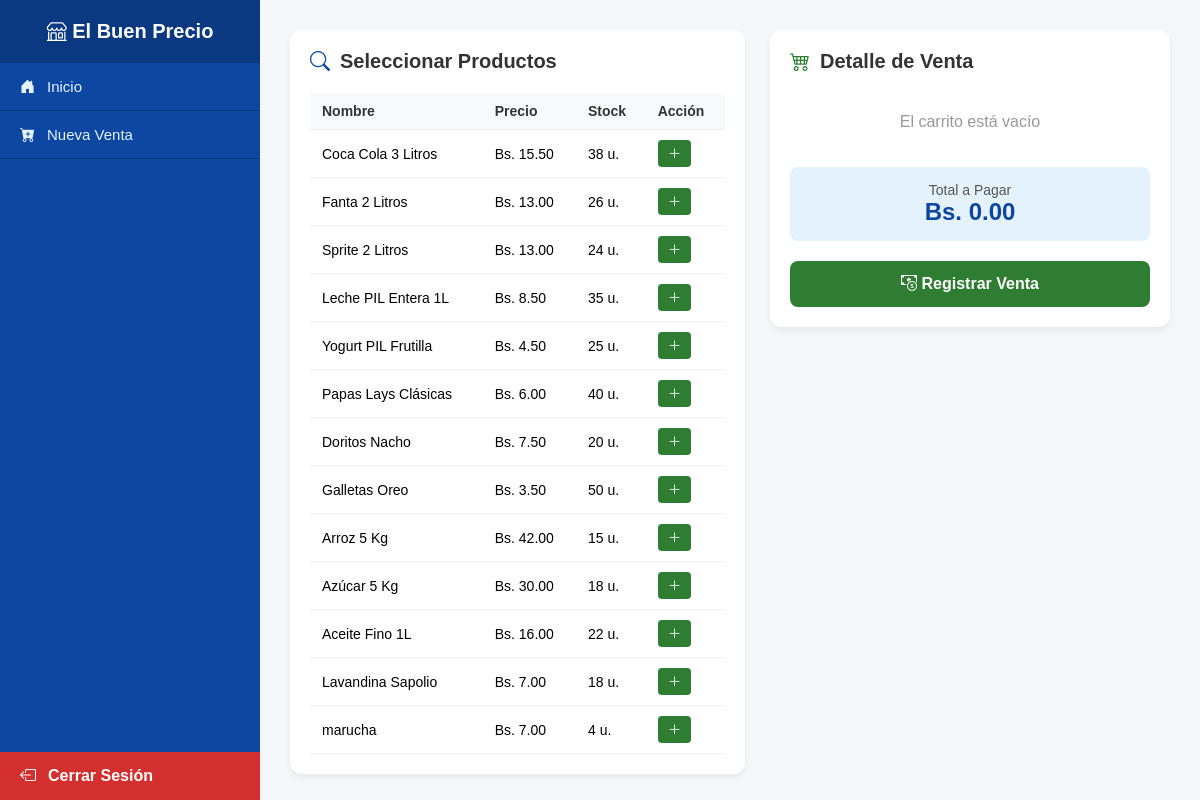
/modulos/ventas/nueva_venta.php (signed in), run on the app's committed database.
### tables this page shows
CREATE TABLE `producto` (
  `id_producto` int NOT NULL AUTO_INCREMENT,
  `id_categoria` int NOT NULL,
  `id_proveedor` int NOT NULL,
  `nombre` varchar(150) NOT NULL,
  `descripcion` varchar(255) DEFAULT NULL,
  `precio_venta` decimal(10,2) NOT NULL,
  `precio_compra` decimal(10,2) NOT NULL,
  `stock_actual` int NOT NULL DEFAULT '0',
  `stock_minimo` int NOT NULL DEFAULT '0',
  `estado` tinyint(1) NOT NULL DEFAULT '1',
  `fecha_registro` datetime NOT NULL DEFAULT CURRENT_TIMESTAMP,
  PRIMARY KEY (`id_producto`),
  KEY `id_categoria` (`id_categoria`),
  KEY `id_proveedor` (`id_proveedor`),
  CONSTRAINT `producto_ibfk_1` FOREIGN KEY (`id_categoria`) REFERENCES `categoria` (`id_categoria`),
  CONSTRAINT `producto_ibfk_2` FOREIGN KEY (`id_proveedor`) REFERENCES `proveedor` (`id_proveedor`)
);

### modulos/ventas/nueva_venta.php (the view, shortened to what this page needs)
<?php
require_once '../../config/conexion.php';
try {
    $consulta_productos = "SELECT p.*, c.nombre AS categoria
                           FROM producto p
                           LEFT JOIN categoria c ON p.id_categoria = c.id_categoria
                           WHERE p.estado = 1 AND p.stock_actual > 0";
    $sentencia = $pdo->prepare($consulta_productos);
    $sentencia->execute();
    $lista_productos = $sentencia->fetchAll();
} catch (\PDOException $e) {
    die("Error al cargar productos para la venta: " . $e->getMessage());
}
?>
<!DOCTYPE html>
<html lang="es">
<head>
    <link rel="stylesheet" href="https://cdn.jsdelivr.net/npm/bootstrap-icons@1.11.1/font/bootstrap-icons.css">
</head>
<body>
    <aside class="barra-lateral">
        <div>
            <div class="encabezado-lateral"><i class="bi bi-shop"></i> El Buen Precio</div>
            <ul class="menu-navegacion">
                <li><a href="/minimarket/public/dashboard.php"><i class="bi bi-house-door-fill"></i> Inicio</a></li>
                <li><a href="nueva_venta.php"><i class="bi bi-cart-plus-fill"></i> Nueva Venta</a></li>
            </ul>
        </div>
        <a href="../usuarios/logout.php" class="boton-salir">
            <i class="bi bi-box-arrow-left"></i> Cerrar Sesión
        </a>
    </aside>
    <main class="contenido-principal">
        <section class="seccion-productos">
            <h2 class="titulo-modulo"><i class="bi bi-search" style="color: #0d47a1;"></i> Seleccionar Productos</h2>
            <table>
                <thead>
                    <tr>
                        <th>Nombre</th>
                        <th>Precio</th>
                        <th>Stock</th>
                        <th>Acción</th>
                    </tr>
                </thead>
                <tbody>
                    <?php foreach ($lista_productos as $prod): ?>
                        <tr>
                            <td><?php echo htmlspecialchars($prod['nombre']); ?></td>
                            <td>Bs. <?php echo number_format($prod['precio_venta'], 2); ?></td>
                            <td><?php echo $prod['stock_actual']; ?> u.</td>
                            <td>
                                <button class="boton-agregar" onclick="agregarAlCarrito(<?php echo $prod['id_producto']; ?>, '<?php echo htmlspecialchars($prod['nombre']); ?>', <?php echo $prod['precio_venta']; ?>, <?php echo $prod['stock_actual']; ?>)">
                                    <i class="bi bi-plus-lg"></i>
                                </button>
                            </td>
                        </tr>
                    <?php endforeach; ?>
                </tbody>
            </table>
        </section>
        <section class="seccion-carrito">
            <h2 class="titulo-modulo"><i class="bi bi-cart4" style="color: #2e7d32;"></i> Detalle de Venta</h2>
            <div class="lista-carrito" id="contenedor-carrito">
                <p style="text-align: center; color: #999; margin-top: 20px;" id="texto-carrito-vacio">El carrito está vacío</p>
            </div>
            <div class="contenedor-total">
                <div style="font-size: 14px; color: #555;">Total a Pagar</div>
                <div class="texto-total">Bs. <span id="monto-total">0.00</span></div>
            </div>
            <form action="procesar_venta.php" method="POST" id="formulario-venta">
                <button type="button" class="boton-cobrar" onclick="finalizarVenta()">
                    <i class="bi bi-cash-coin"></i> Registrar Venta
                </button>
            </form>
        </section>
    </main>
</body>
</html>

### modulos/ventas/nueva_venta.php (style rules this page uses)
body { margin: 0; font-family: Arial, sans-serif; background-color: #f4f6f9; display: flex; height: 100vh; }
.barra-lateral { width: 260px; background-color: #0d47a1; color: white; display: flex; flex-direction: column; justify-content: space-between; }
.encabezado-lateral { padding: 20px; text-align: center; background-color: #0a3982; font-size: 20px; font-weight: bold; }
.menu-navegacion { list-style: none; padding: 0; margin: 0; flex-grow: 1; }
.menu-navegacion li a { display: flex; align-items: center; gap: 12px; padding: 15px 20px; color: #e3f2fd; text-decoration: none; font-size: 15px; border-bottom: 1px solid #0a3982; transition: 0.3s; }
.boton-salir { background-color: #d32f2f; color: white; text-decoration: none; padding: 15px 20px; display: flex; align-items: center; gap: 12px; font-weight: bold; transition: 0.3s; }
.contenido-principal { flex-grow: 1; padding: 30px; overflow-y: auto; display: grid; grid-template-columns: 1fr 400px; gap: 25px; }
.seccion-productos, .seccion-carrito { background-color: white; padding: 20px; border-radius: 12px; box-shadow: 0 4px 6px rgba(0,0,0,0.05); height: fit-content; }
.titulo-modulo { margin: 0 0 20px 0; color: #333; font-size: 20px; display: flex; align-items: center; gap: 10px; }
table { width: 100%; border-collapse: collapse; text-align: left; }
th, td { padding: 10px 12px; border-bottom: 1px solid #eee; font-size: 14px; }
th { background-color: #f8f9fa; color: #333; }
.boton-agregar { background-color: #2e7d32; color: white; border: none; padding: 6px 10px; border-radius: 4px; cursor: pointer; }
.lista-carrito { margin-bottom: 20px; max-height: 350px; overflow-y: auto; }
.contenedor-total { background-color: #e3f2fd; padding: 15px; border-radius: 8px; text-align: center; margin-bottom: 20px; }
.texto-total { font-size: 24px; font-weight: bold; color: #0d47a1; }
.boton-cobrar { width: 100%; background-color: #2e7d32; color: white; border: none; padding: 14px; border-radius: 8px; font-size: 16px; font-weight: bold; cursor: pointer; transition: 0.3s; }

### data on the page
producto: nombre "Coca Cola 3 Litros", precio_venta "15.50", stock_actual "38"
producto: nombre "Fanta 2 Litros", precio_venta "13.00", stock_actual "26"
producto: nombre "Sprite 2 Litros", precio_venta "13.00", stock_actual "24"
producto: nombre "Leche PIL Entera 1L", precio_venta "8.50", stock_actual "35"
producto: nombre "Yogurt PIL Frutilla", precio_venta "4.50", stock_actual "25"
producto: nombre "Papas Lays Clásicas", precio_venta "6.00", stock_actual "40"
producto: nombre "Doritos Nacho", precio_venta "7.50", stock_actual "20"
producto: nombre "Galletas Oreo", precio_venta "3.50", stock_actual "50"
producto: nombre "Arroz 5 Kg", precio_venta "42.00", stock_actual "15"
producto: nombre "Azúcar 5 Kg", precio_venta "30.00", stock_actual "18"
producto: nombre "Aceite Fino 1L", precio_venta "16.00", stock_actual "22"
producto: nombre "Lavandina Sapolio", precio_venta "7.00", stock_actual "18"
producto: nombre "marucha", precio_venta "7.00", stock_actual "4"
